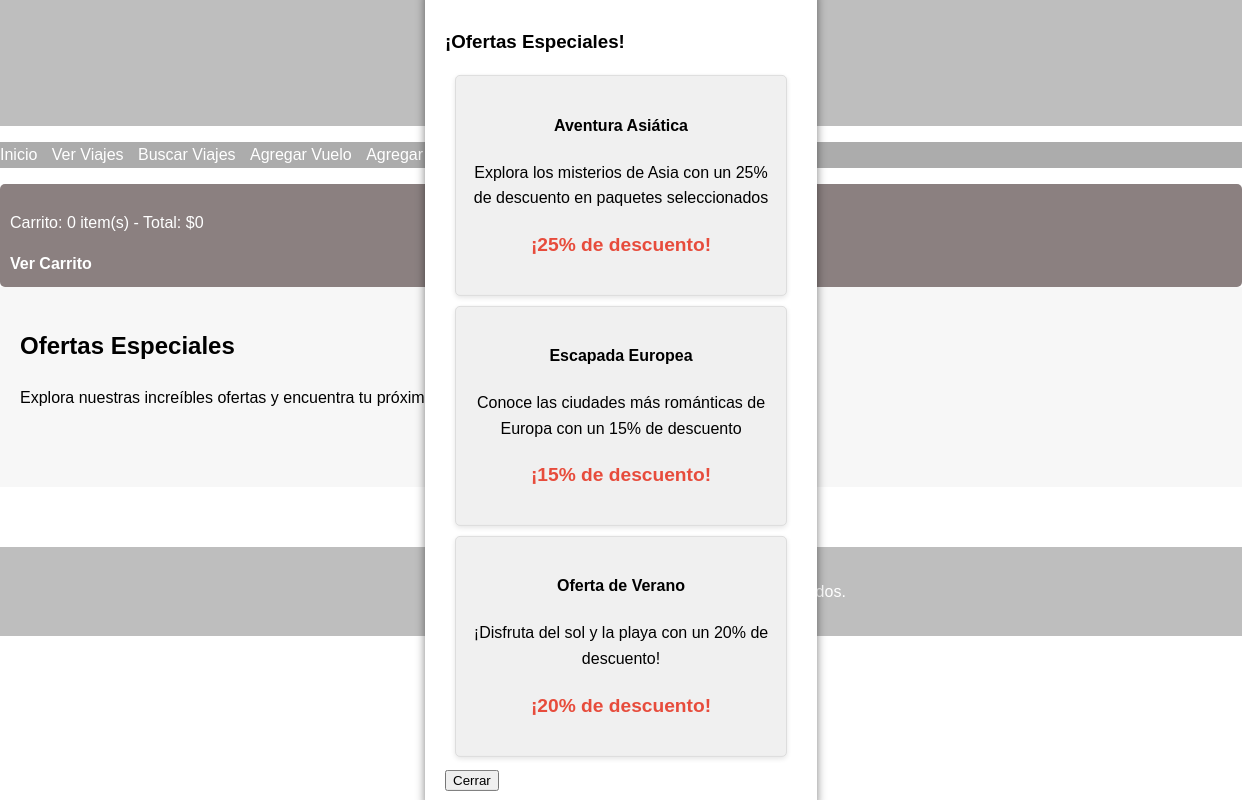
The page / on the database its author committed.
### tables this page shows
CREATE TABLE `ofertas` (
  `id` int(11) NOT NULL,
  `titulo` varchar(255) NOT NULL,
  `descripcion` text DEFAULT NULL,
  `descuento` int(11) DEFAULT NULL,
  `fecha_inicio` date DEFAULT NULL,
  `fecha_fin` date DEFAULT NULL
);

### includes/functions.php (the view, shortened to what this page needs)
<?php
include_once 'db_connect.php';
function obtenerOfertasActuales() {
    global $conn;
    $sql = "SELECT * FROM ofertas ORDER BY RAND() LIMIT 3";
    $result = $conn->query($sql);
    return $result->fetch_all(MYSQLI_ASSOC);
}
function mostrarOfertasEspeciales() {
    $ofertas = obtenerOfertasActuales();
    if (count($ofertas) > 0) {
        echo "<div id='ofertasEspeciales' class='ofertas-popup'>";
        echo "<h3>¡Ofertas Especiales!</h3>";
        foreach ($ofertas as $oferta) {
            echo "<div class='oferta-especial'>";
            echo "<h4>{$oferta['titulo']}</h4>";
            echo "<p>{$oferta['descripcion']}</p>";
            echo "<p class='descuento'>¡{$oferta['descuento']}% de descuento!</p>";
            echo "</div>";
        }
        echo "<button onclick='cerrarOfertas()'>Cerrar</button>";
        echo "</div>";
    }
}
function mostrar_resumen_carrito() {
    if (isset($_SESSION['carrito'])) {
        $total = calcular_total_carrito();
        $cantidad = count($_SESSION['carrito']);
        echo "<div class='carrito-resumen'>";
        echo "<p>Carrito: $cantidad item(s) - Total: $$total</p>";
        echo "<a href='carrito.php'>Ver Carrito</a>";
        echo "</div>";
    } else {
        echo "<div class='carrito-resumen'>";
        echo "<p>Carrito vacío</p>";
        echo "</div>";
    }
}
function calcular_total_carrito() {
    $total = 0;
    return $total;
}
?>

### index.php (shortened to what this page needs)
<?php
include 'includes/functions.php';
?>
<!DOCTYPE html>
<html lang="es">
<head>
    <link rel="stylesheet" href="css/styles.css">
</head>
<body>
    <header>
        <h1>Agencia de Viajes</h1>
    </header>
    <nav>
    <ul>
            <li><a href="index.php">Inicio</a></li>
            <li><a href="ver_viajes.php">Ver Viajes</a></li>
            <li><a href="buscar_viajes.php">Buscar Viajes</a></li>
            <li><a href="agregar_vuelo.php">Agregar Vuelo</a></li>
            <li><a href="agregar_hotel.php">Agregar Hotel</a></li>
            <li><a href="consulta_hoteles.php">Hoteles Populares</a></li>
            <li><a href="carrito.php">Carrito</a></li>
        </ul>
        <?php mostrar_resumen_carrito(); ?>
    </nav>
    <main>
        <h2>Ofertas Especiales</h2>
        <?php mostrarOfertasEspeciales(); ?>
        <p>Explora nuestras increíbles ofertas y encuentra tu próximo destino de ensueño.</p>
    </main>
    <footer>
        <p>&copy; 2024 Agencia de Viajes. Todos los derechos reservados.</p>
    </footer>
</body>
</html>

### css/styles.css (style rules this page uses)
footer { flex-shrink: 0; background-color: #00000041; color: #fff; text-align: center; padding: 1rem; width: 100%; }
body { background-image:url("https://etimg.etb2bimg.com/photo/94676301.cms"); background-size: cover; background-position: center; background-repeat: no-repeat; font-family: Arial, sans-serif; height: 100vh; line-height: 1.6; margin: 0; padding: 0; }
header { background-color: #00000041; color: #fff; text-align: center; padding: 1rem; }
nav ul { background-color: #44444471; list-style-type: none; padding: 0; }
nav ul li { display: inline; margin-right: 10px; }
nav ul li a { color: #fff; text-decoration: none; }
main { background-color: #f0f0f088; padding: 20px; flex: 1; padding-bottom: 60px; margin-bottom: 60px; }
.oferta-especial { background-color: #f0f0f0; border: 1px solid #ddd; border-radius: 5px; padding: 15px; margin: 10px; width: 300px; text-align: center; box-shadow: 0 2px 5px rgba(0,0,0,0.1); }
.oferta-especial .descuento { font-size: 1.2em; font-weight: bold; color: #e74c3c; }
.ofertas-popup { display: none; position: fixed; top: 50%; left: 50%; transform: translate(-50%, -50%); background-color: white; padding: 20px; border-radius: 10px; box-shadow: 0 0 10px rgba(0,0,0,0.5); z-index: 1000; }
.carrito-resumen { color: #ffffff; background-color: #18020280; padding: 10px; margin-top: 10px; border-radius: 5px; }
.carrito-resumen a { color: #ffffff; text-decoration: none; font-weight: bold; }

### rows shown on the page
ofertas: titulo "Aventura Asiática", descripcion "Explora los misterios de Asia con un 25% de descuento en paquetes seleccionados", descuento "25"
ofertas: titulo "Escapada Europea", descripcion "Conoce las ciudades más románticas de Europa con un 15% de descuento", descuento "15"
ofertas: titulo "Oferta de Verano", descripcion "¡Disfruta del sol y la playa con un 20% de descuento!", descuento "20"

### other values the page prints
$cantidad "0"
$total "0"
